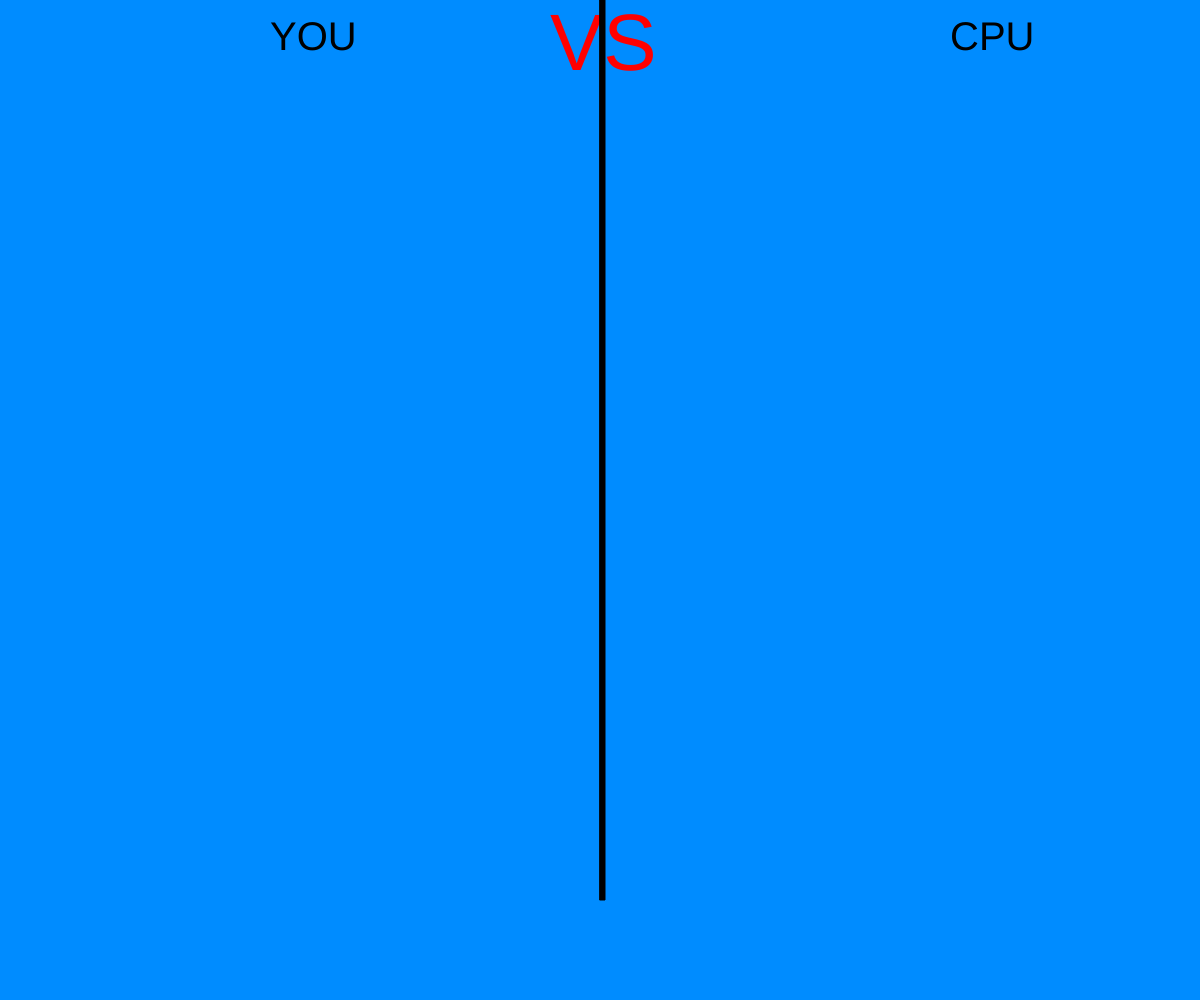
Frame 1 (no input)
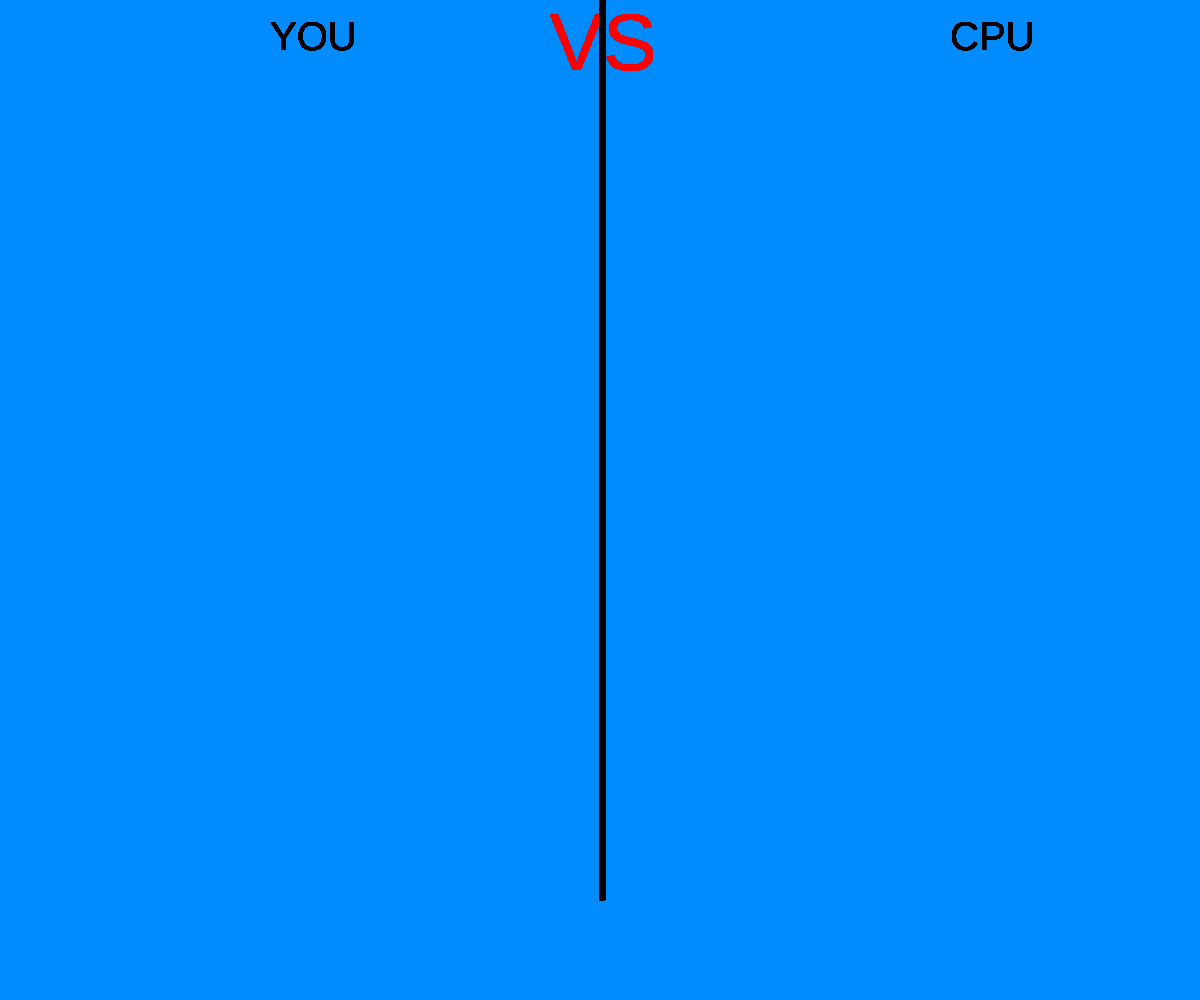
Frame 60 (no input)
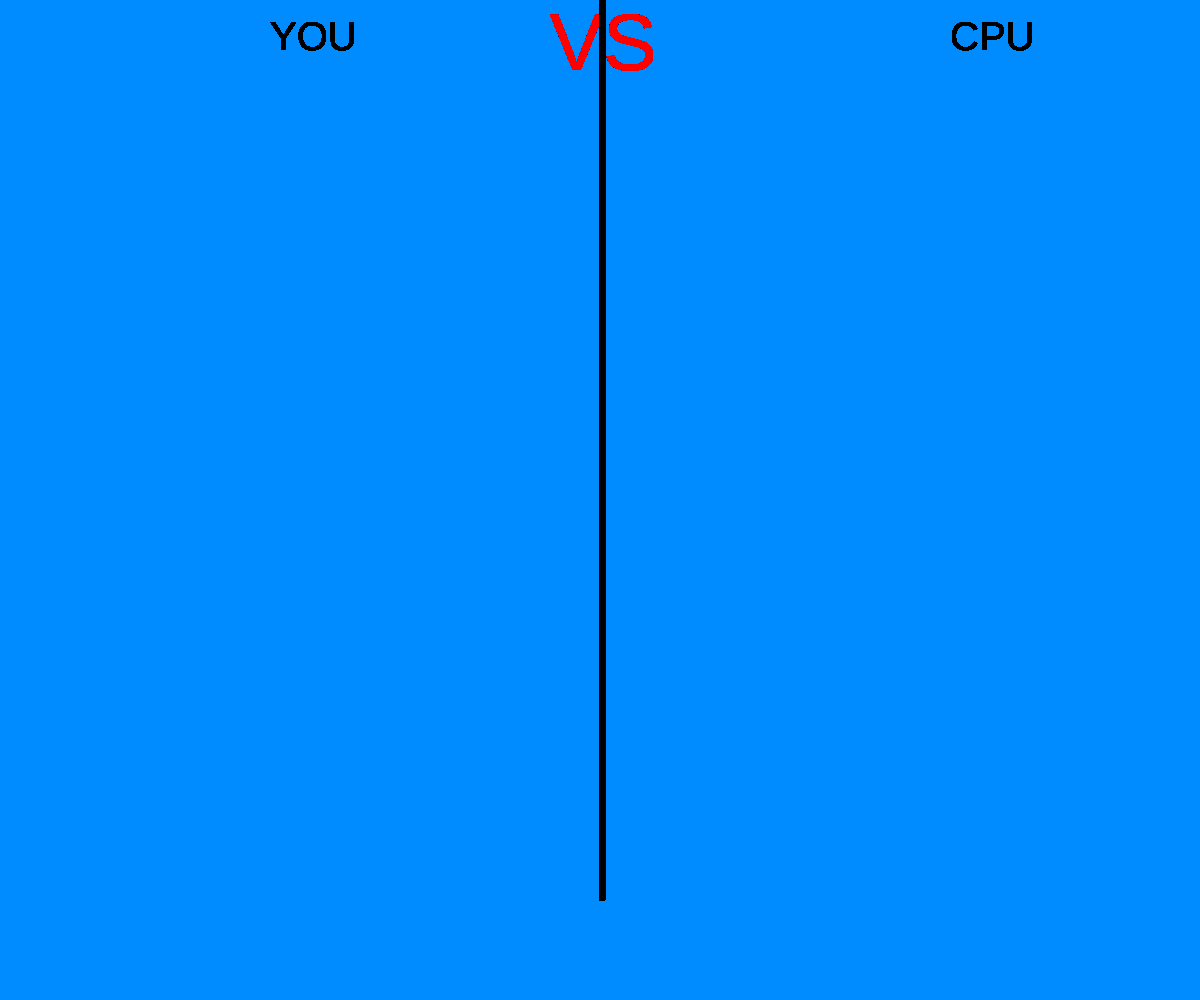
Frame 120 (the mouse pressed at the canvas centre since frame 60)

The p5.js sketch that drew these frames (run headless with seeded random() and noise() and a simulated clock; from frame 60 on, the mouse is pressed at the canvas centre):

// p5.js sketch
// ── sketch.js
/*     Nicholas Groves
     "Decision Structure"
        May 3rd, 2019
    Revised: May 8th, 2019   */


let choices = ['Rock','Paper','Scissors']
let userChoice;
let keyPress = false;

function setup() {

  createCanvas(windowWidth,windowHeight);
  background(0,140,255);

}

function draw() {
  if (keyPress === false) {
  fill(0);
  textSize(40);
  text('YOU',width/4-30,50);
  fill(255,0,0);
  textSize(80);
  text('VS',width/2-50,70);
  fill(0);
  textSize(40);
  text('CPU',950,50);
  rect(width/2,0,5,900);

  }

}

function keyPressed(){
/*------------------ROCK--------------------------*/
if (keyCode === 82) {
  clear();
  keyPress = true;
  print("Rock!")
  userChoice = random(choices)
  if (userChoice === 'Rock') {
  background(0,140,255);
  textSize(40);
  text('Rock',width/4-20,height/2);
  text(userChoice,950,height/2);
  textSize(50);
  text('YOU TIED',width/2-45,height/2);
    }//end if
else if (userChoice === 'Paper') {
  background(255,0,0);
  textSize(40);
  text('Rock',width/4-20,height/2);
  text(userChoice,950,height/2);
  textSize(50);
  text('YOU LOSE',width/2-45,height/2);
    }//end if
else if (userChoice === 'Scissors') {
  background(0,255,0);
  textSize(40);
  text('Rock',width/4-20,height/2);
  text(userChoice,950,height/2);
  textSize(50);
  text('YOU WIN',width/2-45,height/2);
  }//end if
}//end key if

  /*------------------PAPER--------------------------*/
if (keyCode === 80) {
  clear();
  keyPress = true;
  print("Paper!")
  userChoice = random(choices)
if (userChoice === 'Rock') {
  background(0,255,0);
  textSize(40);
  text('Paper',width/4-20,height/2);
  text(userChoice,950,height/2);
  textSize(50);
  text('YOU WIN',width/2-45,height/2);
    }//end if
else if (userChoice === 'Paper') {
  background(0,140,255);
  textSize(40);
  text('Paper',width/4-20,height/2);
  text(userChoice,950,height/2);
  textSize(50);
  text('YOU TIED',width/2-45,height/2);
    }//end if
else if (userChoice === 'Scissors') {
  background(255,0,0);
  textSize(40);
  text('Paper',width/4-20,height/2);
  text(userChoice,950,height/2);
  textSize(50);
  text('YOU LOSE',width/2-45,height/2);
      }//end if
    }//end key if

    /*------------------SCISSORS--------------------------*/
if (keyCode === 83) {
  clear();
  keyPress = true;
  print("Scissors!")
  userChoice = random(choices)
if (userChoice === 'Rock') {
  background(255,0,0);
  textSize(40);
  text('Scissors',width/4-20,height/2);
  text(userChoice,950,height/2);
  textSize(50);
  text('YOU LOSE',width/2-45,height/2);
    }//end if
else if (userChoice === 'Paper') {
  background(0,255,0);
  textSize(40);
  text('Scissors',width/4-20,height/2);
  text(userChoice,950,height/2);
  textSize(50);
  text('YOU WIN',width/2-45,height/2);
    }//end if
else if (userChoice === 'Scissors') {
  background(0,140,255);
  textSize(40);
  text('Scissors',width/4-20,height/2);
  text(userChoice,950,height/2);
  textSize(50);
  text('YOU TIED',width/2-45,height/2);
    }//end if
   }//end key if


}//end function
